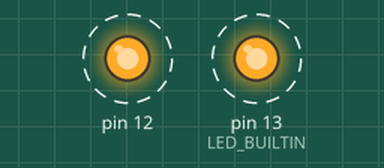
Simulated run of this sketch. Board: Arduino Uno, built with avr-gcc and run on an emulated ATmega328P. Shown: output pins drawn as LEDs (lit = HIGH). Dashed ring = blinking.

Above: at 0.05 s.
Timing chart, 0 to 3.0 s (numbered marks = the images above):
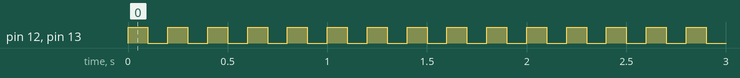

The sketch:

03BlinkTwoLeds.ino
```cpp
void setup() {
  pinMode(LED_BUILTIN, OUTPUT);
  pinMode(12, OUTPUT);
}

void loop() {
  digitalWrite(LED_BUILTIN, HIGH);
  digitalWrite(12, HIGH);
  delay(100);
  digitalWrite(LED_BUILTIN, LOW);
  digitalWrite(12, LOW);
  delay(100);
}
```

Measured:
- by itself, pin 12, pin 13 (LED_BUILTIN): alternates HIGH for 0.10 s and LOW for 0.10 s
